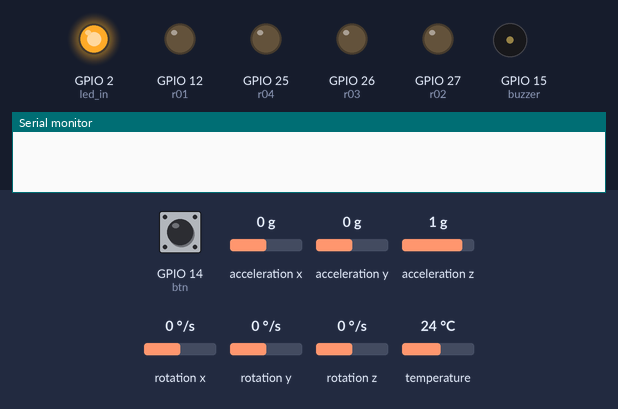
Recording of a sketch running on a simulated ESP32. Shown: output pins drawn as LEDs (lit = HIGH), buzzer (waves = sounding, pin HIGH), the last lines printed to the serial monitor. Dashed ring = blinking. The inputs (shaded band) are chosen by the test bench; at power-on: acceleration z 1 g, acceleration x 0 g, acceleration y 0 g, GPIO 14 (btn) HIGH, rotation x 0 °/s, rotation y 0 °/s, rotation z 0 °/s, temperature 24 °C. WiFi joins after 1.5 s; servers stay silent unless stated; no MQTT or app messages arrive unless stated. At 15.7 s the program restarts the board; the recording ends there.

Above: at 0.1 s.
At 4.1 s:
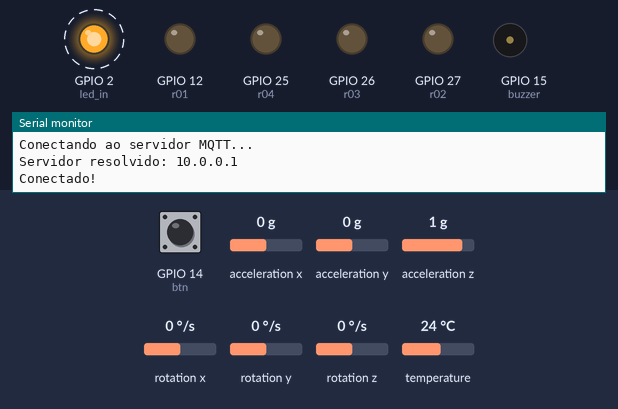
4.2 s: acceleration z set to 0 g
7.2 s: acceleration x set to -1.4 g
10.2 s: acceleration y set to -1.4 g
12.5 s: GPIO 14 (btn) pulled LOW for 3.2 s
At 15.5 s:
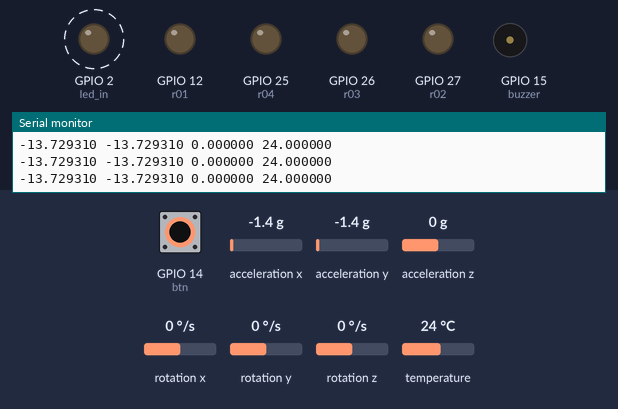
Timing chart, 0 to 15.7 s (numbered marks = the images above; inputs shaded):
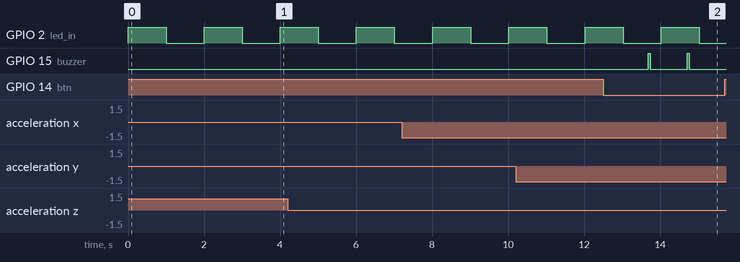

The sketch:

vibracao.ino
```cpp
/*************************************************************
  - Captura de dados de vibração de motor eletrico
  - Calculo do valor RMS
  - Indice ABNT de "saude" do motor (NBR 10082)
    - Nível A: Boa condição, resultado comum após calibração da máquina;
    - Nível B: Aceitável, resultado comum em máquinas com manutenção regular e
operacionalidade dentro do esperado;
    - Nível C: Limite tolerável, resultado não aceitável para operação contínua. Nesse
caso de operação é necessário programar revisão para reajuste o mais rápido
possive;
    - Nível D: Não permissível, resultado inaceitável visto que o tipo de operação é
danosa para a máquina avaliada. Deve-se realizar manutenção corretiva imediamente.

  --- Classe de Mototres ----
  Classe 1 - Máquinas pequenas de potência até 15kW com acionamento por motor elétrico
  Classe 2 - Máquinas médias com potência entre 15 e 75kW, motores montados rigidamente
             com potência de até 300kW
  Classe 3 - Máquinas motrizes com potência maior que 75kW, com massa rotativa montada
            em fundação rígida e pesada
  Classe 4 - Máquinas do tipo classe 3 montadas sob fundações relativamente flexíveis


***************************************************************/
#include <string.h>
#include <Adafruit_MPU6050.h>
#include <Adafruit_Sensor.h>
#include <Wire.h>
#include <arduinoFFT.h>
#include <FS.h>
#include <SPIFFS.h>
#include <WiFi.h>
#include <PubSubClient.h>
#include <esp_sleep.h>


/*
  - Sugestoes
    - alguns dados de configuração podem virar variaveis configuradas pelo MQTT
    ex:
    SAMPLING_FREQ 1000.0 // Hz (deve ser um double)
    COLETA_TEMPO_MS 60000 // Tempo de coleta em milissegundos (1 minuto)
    SONO_TEMPO_MS 300000 // Tempo de sono em milissegundos (5 minutos)
    ssid = "USUARIO WI FI";
    password = "SENHA WI FI";
    mqtt_server = "HOST MQTT"; //brw.net.br

*/

//**************************************************************
//  Variaveis da placa
//**************************************************************

// Misselania
#define  bt_boot 0
#define  buzzer  15
#define  led_in  2
#define  btn     14

// Sensores
#define s01 33
#define s02 32
#define s03 35
#define s04 34
#define s05 39
#define s06 36
#define s07 4
#define s08 16
#define s09 13

// RS232 TTL
#define RX 3
#define TX 1

// Reles
#define r01 12
#define r02 27
#define r03 26
#define r04 25

// SPI

#define spi_rst  17
#define spi_scs  5
#define pi_clk   18
#define spi_niso 19
#define spi_mosi 23

// I2C
#define i2c_sca  21
#define i2c_scl  22

#define FORMAT_SPIFFS_IF_FAILED true

#define AMOSTRAS 256 // Número de amostras (deve ser uma potência de 2)
#define SAMPLING_FREQ 1000.0 // Hz (deve ser um double)
#define COLETA_TEMPO_MS (1000 * 60) // Tempo de coleta em milissegundos (1 minuto)
#define SONO_TEMPO_MS (1000 * 60 * 5) // Tempo de sono em milissegundos (5 minutos)
#define CLASSE 1 // classe de potencia do motor


Adafruit_MPU6050 mpu;
WiFiClient espClient;
PubSubClient client(espClient);

double acc_x [AMOSTRAS];
double acc_y [AMOSTRAS];
double acc_z [AMOSTRAS];
double acc_t [AMOSTRAS];
int classe = CLASSE; // Classe de potencia do motor


//variaveis de controle do Hardware
 int tempoLed = 1000;
 int bzTempo;
 int bzVezes;
 bool bzAciona;

// Acesso ao WiFi e MQTT
const char* ssid = "realme C55";
const char* password = "d6qfat2m";

// Configuração MQTT
uint64_t chipid;
uint8_t mac_int[6]; // Mac em formato "inteiro"
char mac_str [20];  // Mac  em formato String (usado para MQTT ClientID
const char* mqttServer = ""; //brw.net.br
const char* mqttUser = "fatec";
const char* mqttPassword = "";


void setup() {
  Serial.begin(115200); //921600

  iniciaHardware();

  conectarWiFi();

  client.setServer(mqttServer, 1883);

  iniciaMPU6050();

}

void loop() {

  if (!client.connected()) {
        reconnect();
    }

  coletaDados();

  calculaRMS();

  //vTaskDelay(pdMS_TO_TICKS(SAMPLING_FREQ));

}

//
// COLETA DE DADOS a guarda dados brutos para psteriormente calcular RMS
//
void coletaDados() {
    int n = 0;
    sensors_event_t a, g, temp;
    char buf [12];


    zeraMatrizes();
    Serial.println("----- Coletando dados: " + String (AMOSTRAS) + " amostras");
    for (int i = 0; i < AMOSTRAS; i++) {
      mpu.getEvent(&a, &g, &temp);
      acc_x [i] = a.acceleration.x;
      acc_y [i] = a.acceleration.y;
      acc_z [i] = a.acceleration.z;
      acc_t [i] = temp.temperature;

      dtostrf(acc_x [i], 0, 6, buf);
      client.publish("vibration/vx", buf);
      dtostrf(acc_y [i], 0, 6, buf);
      client.publish("vibration/vy", buf);
      dtostrf(acc_z [i], 0, 6, buf);
      client.publish("vibration/vz", buf);
      dtostrf(acc_t [i], 0, 6, buf);
      client.publish("vibration/tp", buf);

      Serial.printf("%f %f %f %f\n", acc_x[i], acc_y[i], acc_z[i], acc_t[i]);

      //vTaskDelay(pdMS_TO_TICKS(100));
    }


    Serial.println("----- Amostra coletada ....");
}


//
// ZERA OS VALORES CONTIDOS NAS MATRIZES DE LEITURA
//
void zeraMatrizes() {
  int i;
  for (i = 0; i < AMOSTRAS; i++) {
    acc_x [i] = 0;
    acc_y [i] = 0;
    acc_z [i] = 0;
    acc_t [i] = 0;
  }
}

//
// SOMA DOAS DADOS DE LEITURA AO QUADRADO
//
double somaAcc(double acc [AMOSTRAS]) {
  double sm = 0.0;
  int i;

  for (i = 0; i < AMOSTRAS; i++) {
    sm = sm + pow (acc[i],2);
  }

  return (sm);
}


//
// MEDIA DOS DADOS DE LEITURA
//
double media(double acc [AMOSTRAS]) {
  int i, s;

  s = 0;
  for (i = 0; i < AMOSTRAS; i++) {
    s = s + acc [i];
  }

  return (s/AMOSTRAS);

}


//
//  SOMA DOS DADOS DE LEITURA MENOS A MEDIA
//
void mediaAcc(double acc [AMOSTRAS]) {
  double med; // media da matriz
  int i;

  med = media(acc);

  for (i = 0; i < AMOSTRAS; i++) {
    acc [i]= acc [i] - med;
  }


}
// ******************************************************
// ******      Coleta dados   ***************************
// --------    Calcula o valor RMS dos dados
// ******************************************************

void calculaRMS () {

  char leu [255];
  char *vx;
  char *vy;
  char *vz;
  char *tp;
  char* d = ";";
  double rmsX, rmsY, rmsZ, medTemperatura;
  char cv; //retorno da classe vibração
  char buf [12];


  mediaAcc (acc_x);
  mediaAcc (acc_y);
  mediaAcc (acc_z);
  medTemperatura = media (acc_t);
  rmsX = sqrt (somaAcc (acc_x)/AMOSTRAS);
  rmsY = sqrt (somaAcc (acc_y)/AMOSTRAS);
  rmsZ = sqrt (somaAcc (acc_z)/AMOSTRAS);
  cv = classeVibracao (rmsX, rmsY, rmsZ);

  dtostrf (rmsX, 0, 2, buf);
  client.publish("vibration/rms_x", buf);
  dtostrf (rmsY, 0, 2, buf);
  client.publish("vibration/rms_y", buf);
  dtostrf (rmsZ, 0, 2, buf);
  client.publish("vibration/rms_z", buf);
  dtostrf (medTemperatura, 0, 2, buf);
  client.publish("vibration/rms_t", buf);

  client.publish("vibration/classe", String(cv).c_str());
  Serial.print(rmsX,6);
  Serial.print(" ");
  Serial.print(rmsY,6);
  Serial.print(" ");
  Serial.print(rmsZ,6);
  Serial.print(" ");
  Serial.print(medTemperatura);
  Serial.print(" ");
  Serial.print(cv);
  Serial.println("");

}


//
// CLASSE DO VALOR DA VIBRAÇÃO
//
char classeVibracao (double x, double y, double z) {

  double f_x, f_y, f_z, faixa;

  f_x = faixaVibracao (x);
  f_y = faixaVibracao (y);
  f_z = faixaVibracao (z);

  // seleciona o maior eixo de vibração
  faixa = f_x;

  if (f_x < f_y)
    faixa = f_y;

  if (faixa < f_z)
    faixa = f_z;

  // classifica pelas faixas de vibração
  if (classe = 1) {
    if (faixa <= 0.71)
      return ('A');
    else if (faixa <= 1.8)
      return ('B');
    else if (faixa <= 4.5)
      return ('C');
    else
      return ('D');
  }

  if (classe = 2) {
    if (faixa <= 1.12)
      return ('A');
    else if (faixa <= 2.8)
      return ('B');
    else if (faixa <= 7.1)
      return ('C');
    else
      return ('D');
  }

  if (classe = 3) {
    if (faixa <= 1.8)
      return ('A');
    else if (faixa <= 4.5)
      return ('B');
    else if (faixa <= 11.2)
      return ('C');
    else
      return ('D');
  }

  if (classe = 4) {
    if (faixa <= 2.8)
      return ('A');
    else if (faixa <= 7.1)
      return ('B');
    else if (faixa <= 18.0)
      return ('C');
    else
      return ('D');
  }

}

//
// FAIXA DOS VALORES DE VIBRAÇAO
//
double faixaVibracao (double valor) {

  if (valor < 0.112)
    return (0.11);
  else if (valor <= 0.18)
    return (0.18);
  else if (valor <= 0.45)
    return (0.45);
  else if (valor <= 0.71)
    return (0.71);
  else if (valor <= 1.12)
    return (1.12);
  else if (valor <= 1.8)
    return (1.8);
  else if (valor <= 2.8)
    return (2.8);
  else if (valor <= 4.5)
    return (4.5);
  else if (valor <= 7.1)
    return (7.1);
  else if (valor <= 11.2)
    return (11.2);
  else if (valor <= 18.0)
    return (18.0);
  else if (valor <= 28.0)
    return (28.0);
  else if (valor <= 45.0)
    return (45.0);
  else if (valor <= 71.0)
    return (71.0);
  else
    return (100.0);

}


// ------------------------------------------------------------
// Configura Hardware
// ------------------------------------------------------------
void iniciaHardware () {

  pinMode(buzzer, OUTPUT); //
  pinMode(led_in, OUTPUT); //
  pinMode(btn, INPUT_PULLUP); //

  digitalWrite (buzzer, LOW);

  pinMode(s01, INPUT_PULLUP); //
  pinMode(s02, INPUT_PULLUP); //
  pinMode(s03, INPUT_PULLUP); //
  pinMode(s05, INPUT_PULLUP); //
  pinMode(s06, INPUT_PULLUP); //
  pinMode(s07, INPUT_PULLUP); //
  pinMode(s08, INPUT_PULLUP); //
  pinMode(s09, INPUT_PULLUP); //

  pinMode (r01, OUTPUT); //
  pinMode (r02, OUTPUT); //
  pinMode (r03, OUTPUT); //
  pinMode (r04, OUTPUT); //

  xTaskCreate(PiscaLed, "PiscaLed", 1024 * 2, NULL, 4, NULL);
  vTaskDelay(pdMS_TO_TICKS(300));

  xTaskCreate(Beep, "Beep", 1024 * 2, NULL, 4, NULL);
  vTaskDelay(pdMS_TO_TICKS(300));

  xTaskCreate(tkBotao, "tkBotao", 1024 * 3, NULL, 4, NULL);
  vTaskDelay(pdMS_TO_TICKS(300));

}

//------------------------------------------------------------------------------------------
//
// -----   Pisca LED
//
//------------------------------------------------------------------------------------------

void PiscaLed (void *parameter) {

  while (true) {
     digitalWrite(led_in, !digitalRead(led_in));
     vTaskDelay(pdMS_TO_TICKS(tempoLed));
  }

}


//*****************************************************************************
//
//  Funcoes de Buzzer
//
//*****************************************************************************

void actBeep (int msTempo, int xVezes) {

    bzTempo = msTempo;
    bzVezes = xVezes;
    bzAciona = true;


}

//*****************************************************************************
//
//  Beep task
//
//*****************************************************************************

void Beep (void * parameter) {
    int i = 0, tempo;


  vTaskDelay(pdMS_TO_TICKS(100));
  while (true) {


    vTaskDelay(pdMS_TO_TICKS(10));
    if (bzAciona) {
      while (i < bzVezes) {
        digitalWrite (buzzer,HIGH);
        vTaskDelay(pdMS_TO_TICKS(bzTempo/2));
        digitalWrite (buzzer,LOW);
        vTaskDelay(pdMS_TO_TICKS(bzTempo/2));
        i++;
      }
      bzAciona = 0;
      i = 0;

    }
  }

}

//------------------------------------------------------------------------------------------
// -----------------  task Botão de Configuração
//------------------------------------------------------------------------------------------

void tkBotao (void *parameter) {

int cnt1 = 0, cnt2;


//Serial.println ("- Monitora Botão de CFG");
vTaskDelay(pdMS_TO_TICKS(10000)); // tempo para task inicia
while (true)  {

  vTaskDelay(pdMS_TO_TICKS(100)); // tempo para task inicia


  while (digitalRead (btn) == LOW) {

    Serial.print ("Botão apertado ");
    Serial.print (cnt1);
    Serial.print (" - " );
    Serial.println (cnt2);

    vTaskDelay(pdMS_TO_TICKS(100));

    if (cnt1 == 10) {
      actBeep (100, 1);
      cnt2++;
     }

    if (cnt1 == 20) {
      actBeep (100, 1);
      cnt2++;
     }
    if (cnt1 == 30) {
      actBeep (100, 1);
      cnt2++;
     }
    if (cnt1 == 40) {
      actBeep (100, 1);
      cnt2++;
     }
    cnt1++;
    if (cnt1 > 40)
      cnt1  = 0;

  }
   // ve quantos segundos apertou
  if (cnt2 == 1) {
    //Serial.println (cnt2);
    ESP.restart();
    //displayCfg ();// mostra config de rede no Display
  }
  if (cnt2 == 2) {
     //Serial.println (cnt2);
     ESP.restart();
  }
  if (cnt2 == 3) {
    ESP.restart();
  }
  if (cnt2 == 4) {
    ESP.restart();
  }
  cnt2 = 0;
  cnt1 = 0;
  }

}


// ------------------------------------------------------------
// Conecta ao WiFi
// ------------------------------------------------------------
void conectarWiFi() {
    Serial.print("Conectando ao WiFi: ");
    WiFi.begin(ssid, password);

    while (WiFi.status() != WL_CONNECTED) {
        delay(1000);
        Serial.print(".");
    }

    setMacAddress ();
    Serial.println("\nWiFi conectado!");

    Serial.print("Endereço IP: ");
    Serial.println(WiFi.localIP());
    Serial.print("MAC Address: ");
    Serial.println(mac_str);

}

//------------------------------------------------------------------------------------------
//
// ------    pega MAC ADDREES do ESP
//
//------------------------------------------------------------------------------------------

void setMacAddress () {

 char mac01[5];
 char mac02[15];
 char mca [50];


  chipid = ESP. getEfuseMac (); // O ID do chip é essencialmente seu endereço MAC (comprimento: 6 bytes).
  sprintf (mac01, "%04X" , ( uint16_t ) (chipid >> 32 )); // print High 2 bytes
  sprintf (mac02,"%08X" , ( uint32_t ) chipid); // imprime Low 4bytes.
  strncpy (mca, mac01,sizeof(mca));
  strcat (mca, mac02);


  strncpy (mac_str,mca,sizeof(mac_str));

  atoh(mac_int, (char *)mac_str); // mac para ETH


}

//------------------------------------------------------------------------------------------
//
// Função de char para (decimal) Hexa
//
//------------------------------------------------------------------------------------------

bool atoh(uint8_t * myuint,  char * mystring) {
  int i, j;
  for (i = 0; i < (strlen(mystring) / 2); i++) {
          myuint[i] = 0;
          for (j = 0; j < 2; j++) {
              char firstchar = mystring[(i*2)+j];
              if (firstchar >= '0' && firstchar <= '9') {
                  myuint[i] = myuint[i]*16 + firstchar - '0';
              } else if (firstchar >= 'A' && firstchar <= 'F') {
                  myuint[i] = myuint[i]*16 + firstchar - 'A' + 10;
              } else if (firstchar >= 'a' && firstchar <= 'f') {
                  myuint[i] = myuint[i]*16 + firstchar - 'a' + 10;
              } else {
                  return (false);
              }

          }
      }
      return (true);
}


// --------------------------------------------------------
// INICIA MPU 6050
// --------------------------------------------------------
bool iniciaMPU6050 () {

  // Inicializa MPU 6050!
  if (!mpu.begin()) {
    Serial.println("Não encontrei o chip MPU6050");
    tempoLed = 200;
    actBeep (150, 3);
    vTaskDelay(pdMS_TO_TICKS(1000));
    ESP.restart ();
  }

  Serial.println("MPU6050 Encontrado!");

  mpu.setAccelerometerRange(MPU6050_RANGE_16_G);

  Serial.print("Accelerometer range set to: ");
  switch (mpu.getAccelerometerRange()) {
  case MPU6050_RANGE_2_G:
    Serial.println("+-2G");
    break;
  case MPU6050_RANGE_4_G:
    Serial.println("+-4G");
    break;
  case MPU6050_RANGE_8_G:
    Serial.println("+-8G");
    break;
  case MPU6050_RANGE_16_G:
    Serial.println("+-16G");
    break;
  }

  mpu.setGyroRange(MPU6050_RANGE_500_DEG);

  Serial.print("Gyro range set to: ");
  switch (mpu.getGyroRange()) {
  case MPU6050_RANGE_250_DEG:
    Serial.println("+- 250 deg/s");
    break;
  case MPU6050_RANGE_500_DEG:
    Serial.println("+- 500 deg/s");
    break;
  case MPU6050_RANGE_1000_DEG:
    Serial.println("+- 1000 deg/s");
    break;
  case MPU6050_RANGE_2000_DEG:
    Serial.println("+- 2000 deg/s");
    break;
  }

  mpu.setFilterBandwidth(MPU6050_BAND_184_HZ);

  Serial.print("Filter bandwidth set to: ");
  switch (mpu.getFilterBandwidth()) {
  case MPU6050_BAND_260_HZ:
    Serial.println("260 Hz");
    break;
  case MPU6050_BAND_184_HZ:
    Serial.println("184 Hz");
    break;
  case MPU6050_BAND_94_HZ:
    Serial.println("94 Hz");
    break;
  case MPU6050_BAND_44_HZ:
    Serial.println("44 Hz");
    break;
  case MPU6050_BAND_21_HZ:
    Serial.println("21 Hz");
    break;
  case MPU6050_BAND_10_HZ:
    Serial.println("10 Hz");
    break;
  case MPU6050_BAND_5_HZ:
    Serial.println("5 Hz");
    break;
  }

  return (true);

}


// ----------------------------------------------
// Reconexão ao broker MQTT
// ----------------------------------------------
void reconnect() {

  while (!client.connected()) {
      Serial.print("Conectando ao servidor MQTT...");

      IPAddress serverIP;
      if (WiFi.hostByName(mqttServer, serverIP)) {
          Serial.print("\nServidor resolvido: ");
          Serial.println(serverIP);
      } else {
          Serial.println("Falha ao resolver o servidor MQTT.");
          delay(5000);
          continue; // Tenta novamente
      }

      // Tentar conectar ao broker MQTT
      if (client.connect(mac_str, mqttUser, mqttPassword)) {
          Serial.println("Conectado!");
          delay(2000);
      } else {
          Serial.print("Falha, rc=");
          Serial.print(client.state());
          Serial.println(" Tentando novamente em 5 segundos...");
          delay(5000);
      }
  }
}


// ---------------------------------------------------
// Inicializa arquivo de coleta de dados
// ---------------------------------------------------

void iniciaArquivo () {
  // Arquivo para gurdar dados
    if (!SPIFFS.begin(true)) {
        Serial.println("Falha ao inicializar SPIFFS.");
        return;
    }

    File file = SPIFFS.open("/vibration_data.csv", FILE_WRITE);
    if (file) {
        file.close();
    } else {
        Serial.println("Erro ao abrir o arquivo para escrita.");
        SPIFFS.format();
        ESP.restart ();
    }
}


// ******************************************************
// ******      Envia dados MQTT de arquivo  *************
// ******************************************************

void enviaDadosMQTT() {
    if (!client.connected()) {
        reconnect();
    }


    File file = SPIFFS.open("/vibration_data.csv", FILE_READ);
    if (file) {

        while (file.available()) {
            String line = file.readStringUntil('\n');
            client.publish("vibration/data", line.c_str());
            Serial.println(String(line.c_str()));
            client.loop(); // o loop é quem efetivamente envia então é bom estar aqui
            vTaskDelay(pdMS_TO_TICKS(1000));

        }
        file.close();
    } else {
        Serial.println("Falha ao abrir o arquivo para leitura.");
    }

    file = SPIFFS.open("/vibration_data.csv", FILE_WRITE); // Limpa o arquivo após envio
    file.close();
}
```

Measured:
- after the input at 12.5 s, GPIO 15 (buzzer): alternates HIGH for 0.05 s and LOW for 0.97 s, starting after 1.2 s
